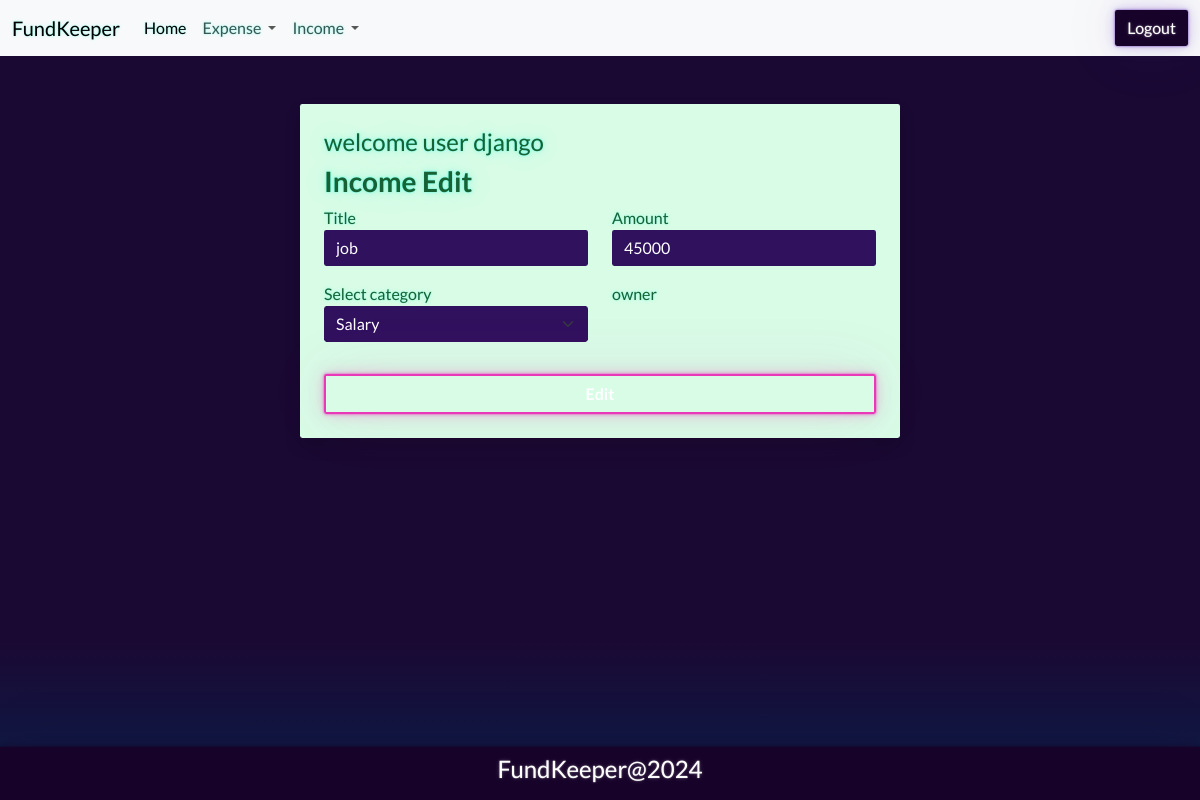
The page /income/1/change/ (signed in) on the database as committed earlier.
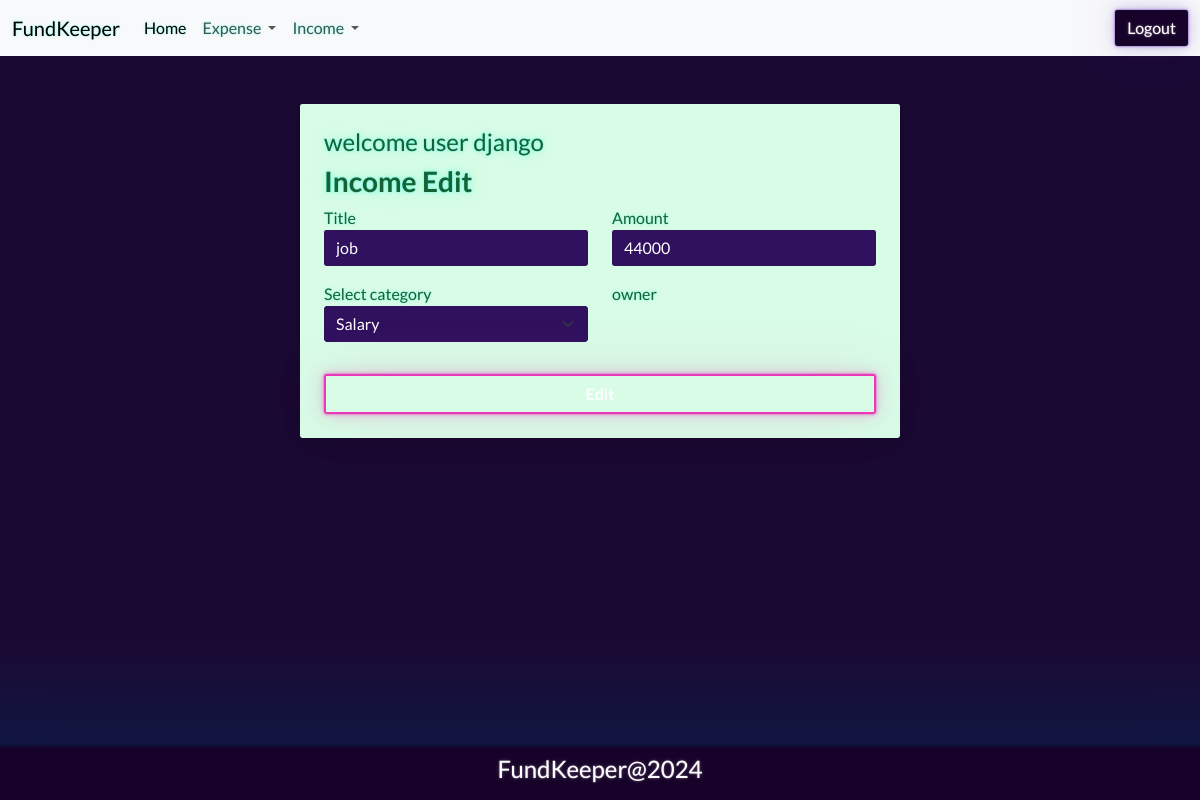
The same page on the database as committed later.
### budget/models.py (models this page shows, shortened)
class Income(models.Model):
    title=models.CharField(max_length=200)
    amount=models.PositiveIntegerField()
    income_categories = (
        ("Salary", "Salary"),
        ("Business", "Business"),
        ("Investment", "Investment"),
        ("Rental", "Rental"),
        ("Interest", "Interest"),
        ("Dividend", "Dividend"),
        ("Royalty", "Royalty"),
        ("Capital", "Capital"),
        ("Pension", "Pension"),
        ("SocialSecurity", "SocialSecurity")
    )
    category=models.CharField(max_length=200,choices=income_categories,default="Salary")
    user_object=models.ForeignKey(User,on_delete=models.CASCADE)
    created_date=models.DateTimeField(auto_now_add=True)

### budget/views.py (the view, shortened to what this page needs)
# urls.py: path('income/<int:pk>/change/',views.IncomeUpdateView.as_view(),name='income-edit'),
@method_decorator(signin_required,name="dispatch")
class IncomeUpdateView(View):
    def get(self,request,*args, **kwargs):
        id=kwargs.get("pk")
        income_object=Income.objects.get(id=id)
        form_instance=IncomeForm(instance=income_object)
        return render(request,"income_edit.html",{"form":form_instance})

### budget/forms.py
class IncomeForm(forms.ModelForm):
    class Meta:
        model=Income
        exclude=("id","created_date","user_object")
        widgets={
            "title":forms.TextInput(attrs={"class":"form-control"}),
            "amount":forms.NumberInput(attrs={"class":"form-control"}),
            "category":forms.Select(attrs={"class":"form-control form-select"}),
        }

### budget/templates/income_edit.html (shortened to what this page needs)
{%extends 'base.html'%}
{%block main_block%}
<div class="container border shadow my-5 p-4 w-50 mx-auto rounded bg-success-subtle text-success-emphasis">
    <h4>welcome user {{request.user}}</h4>
    <form action="" method="post">
        <h3 class="fw-bold">Income  Edit</h3>
        <div class="mb-3">
            <div class="row">
                <div class="col-6">
                    <label for="">Title</label>
                    {{form.title}}
                </div>
                <div class="col-6">
                    <label for="">Amount</label>
                    {{form.amount}}
                </div>
            </div>
        </div>
        <div class="mb-3">
            <div class="row">
                <div class="col-6">
                    <label for="">Select category</label>
                    {{form.category}}
                </div>
                <div class="col-6">
                    <label for="">owner</label>
                </div>
            </div>
        </div>
        <button type="submit" class="form-control btn btn-outline-secondary fw-bold mt-3">Edit</button>
    </form>
</div>
{%endblock%}

Rows that differ between the two databases and show on the page:
changed Income "job": amount "45000" → "44000"
